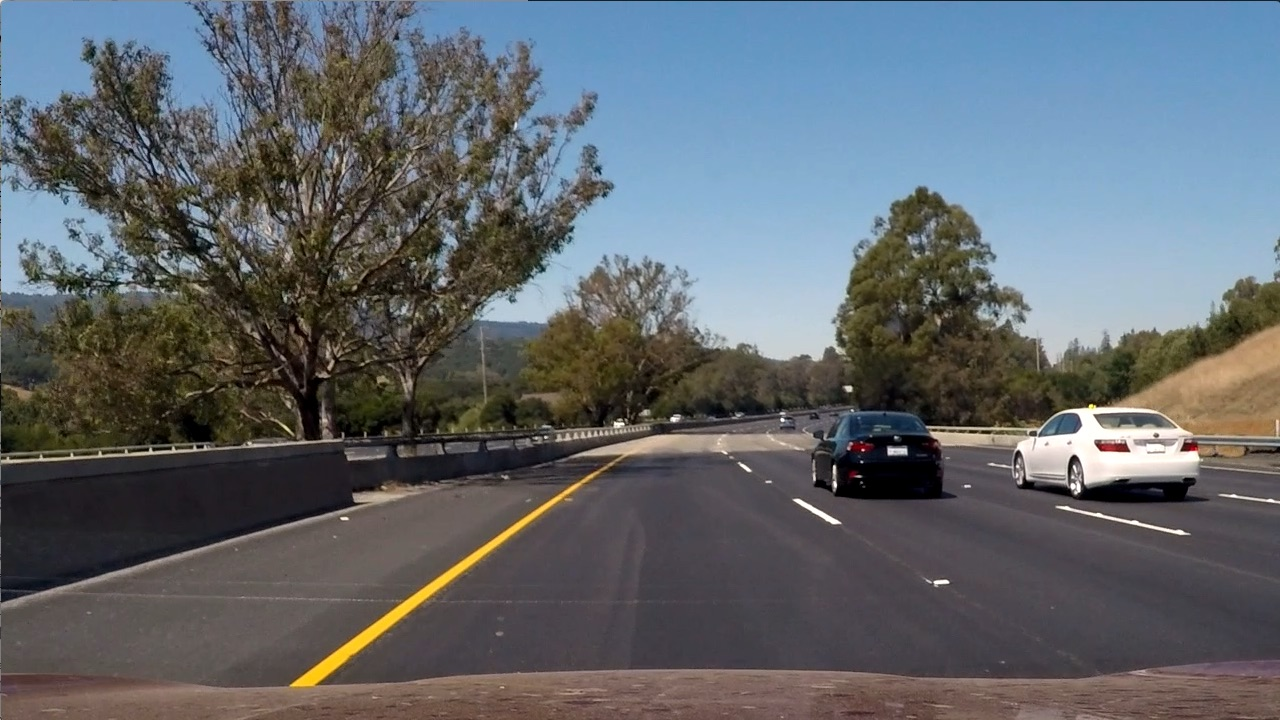
#> input picture images/bridge_trees_example.jpg, 1280 x 720 px
$ python filters.py
#> lines starting #> are read from the running program, lines starting #| are printed output that depends on the picture
# %%
import matplotlib.pyplot as plt
import matplotlib.image as mpimg
import cv2
import numpy as np
# %%
image = mpimg.imread('images/bridge_trees_example.jpg')
#> image is the input picture: shape (720, 1280, 3); mean R, G, B 97, 102.6, 107.9
plt.imshow(image)
# plt.show()
# %%
# convert to grayscale
gray = cv2.cvtColor(image, cv2.COLOR_RGB2GRAY)
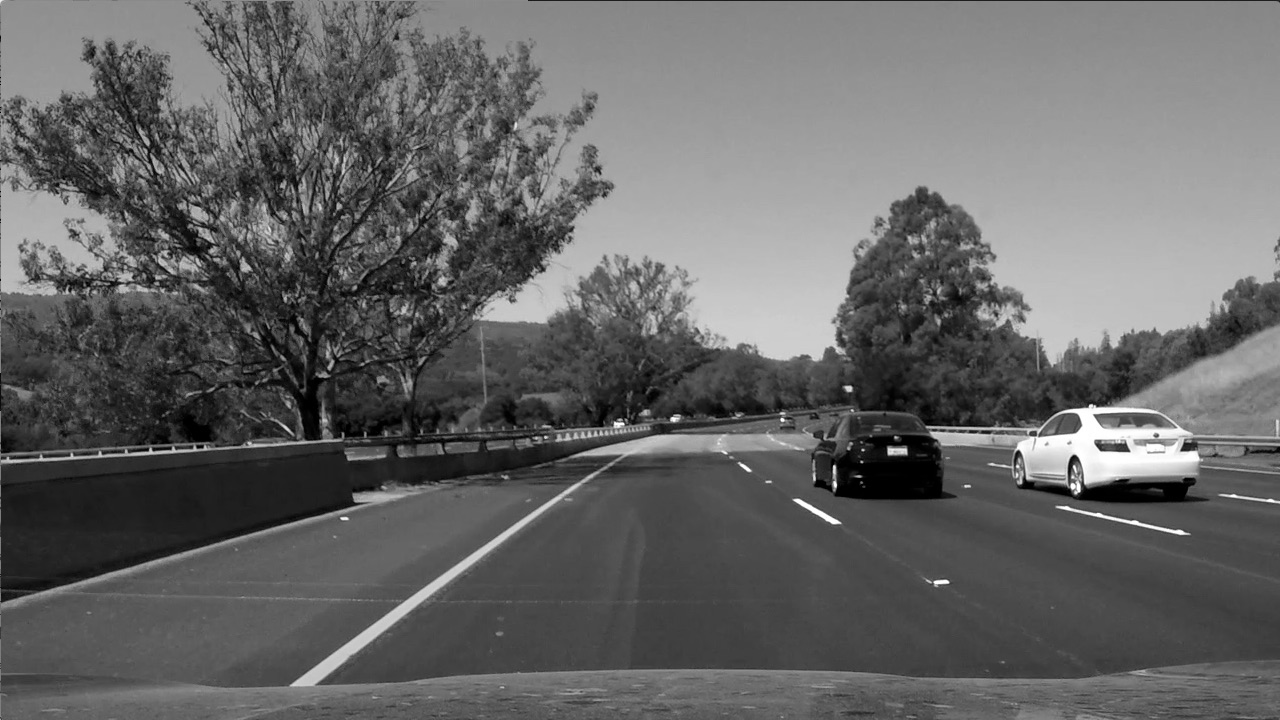
#> gray: shape (720, 1280); min 0, max 255, mean 101.5
plt.imshow(gray, cmap='gray')
# plt.show()
# %%
# custom kernel
sobel_y = np.array([
    [-1, -2, -1],
    [0, 0, 0],
    [1, 2, 1]
])

sobel_x = sobel_y.T
# filter image
filtered_img = cv2.filter2D(gray, -1, sobel_y)
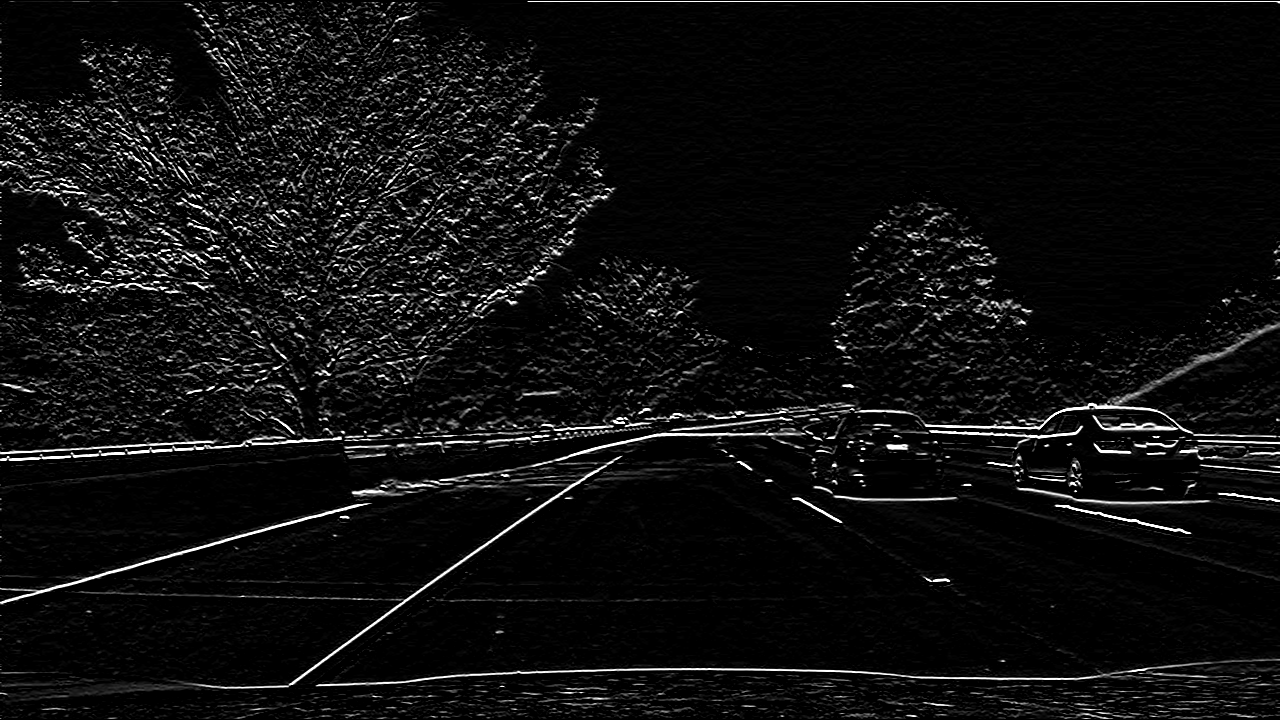
#> filtered_img: shape (720, 1280); min 0, max 255, mean 15.1
plt.imshow(filtered_img, cmap='gray')
plt.show()
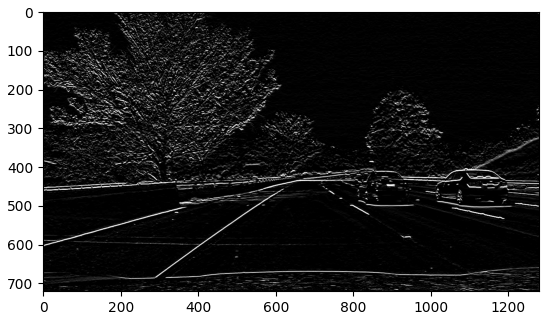
#> figure drawn by matplotlib, 1 panel
# %%
filtered_img_x = cv2.filter2D(gray, -1, sobel_x)
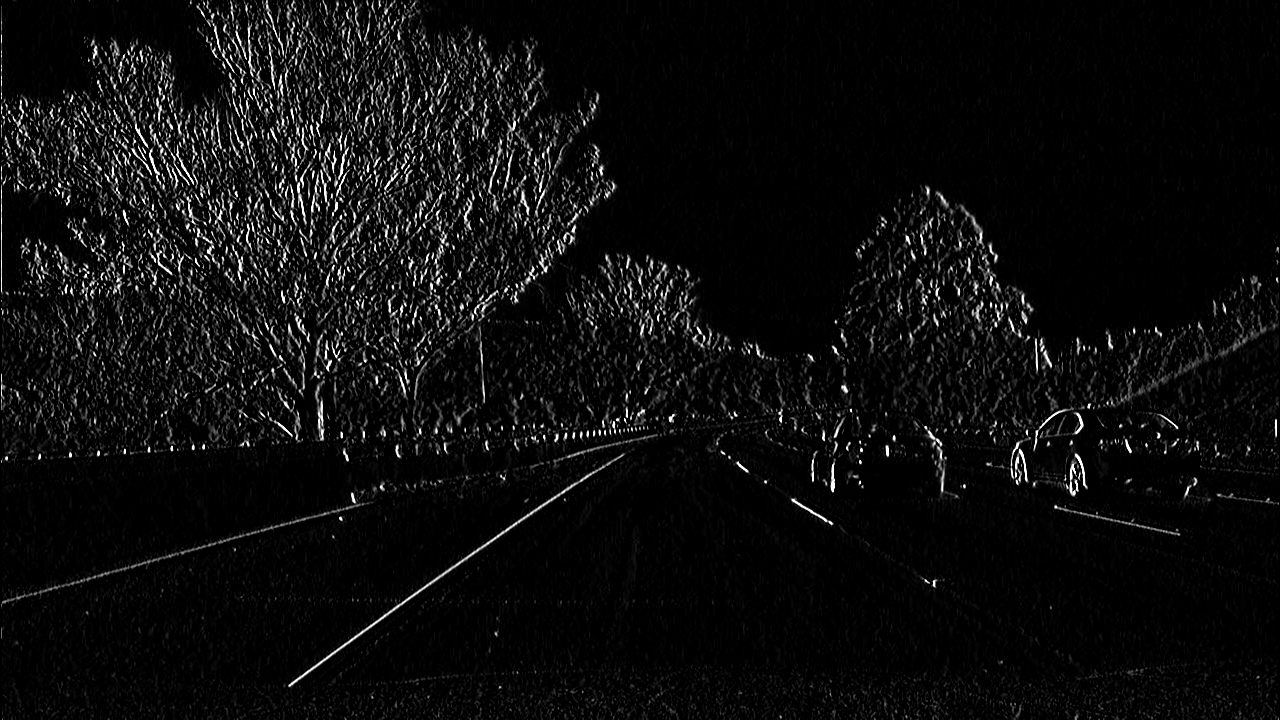
#> filtered_img_x: shape (720, 1280); min 0, max 255, mean 13
plt.imshow(filtered_img_x, cmap='gray')
# plt.show()
# %%
# odd filter
plt.imshow(cv2.filter2D(gray, -1, np.array([
    [-1, -2, -1, -2],
    [0, 0, 0, 0],
    [1, 2, 1, 2],
    [1, 2, 1, 1]
])), cmap='gray')
# plt.show()
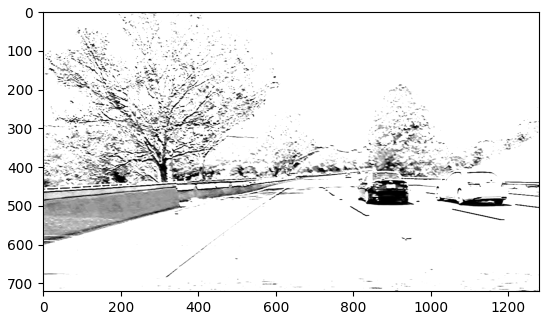
#> figure drawn by matplotlib, 1 panel

$ run again, with images/curved_lane.jpg copied over images/bridge_trees_example.jpg
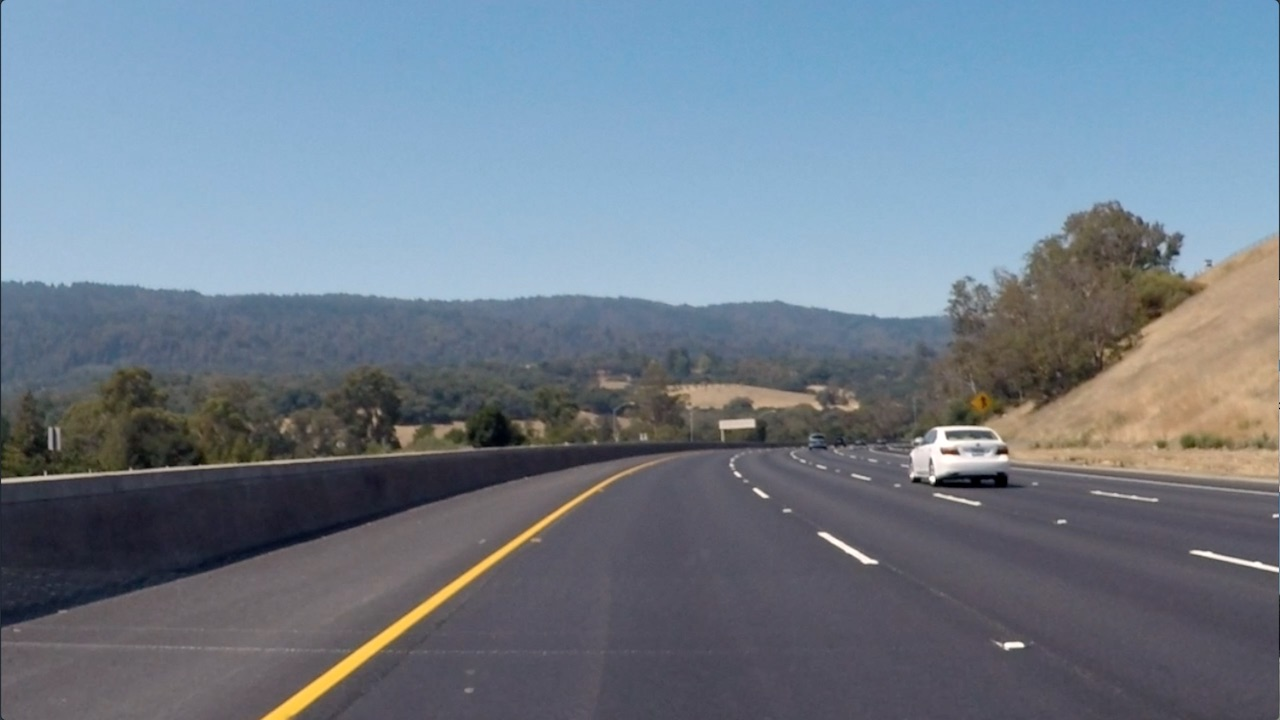
#> input picture images/curved_lane.jpg, 1280 x 720 px
#> image is the input picture: shape (720, 1280, 3); mean R, G, B 112.1, 125, 138.7
#> `filtered_img_x = cv2.filter2D(gray, -1, sobel_x)`:
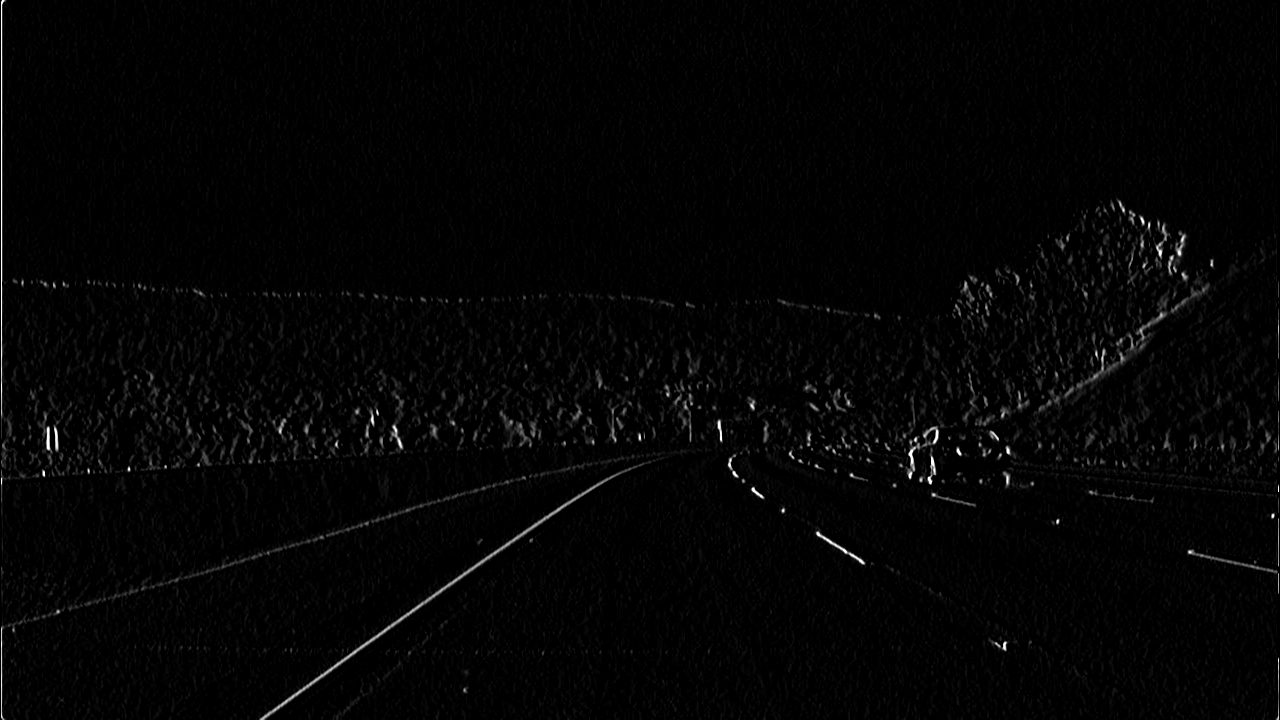
#> filtered_img_x: shape (720, 1280); min 0, max 255, mean 4.3
#> `# plt.show()`:
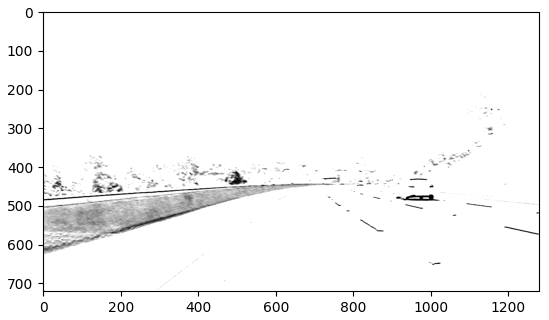
#> figure drawn by matplotlib, 1 panel
